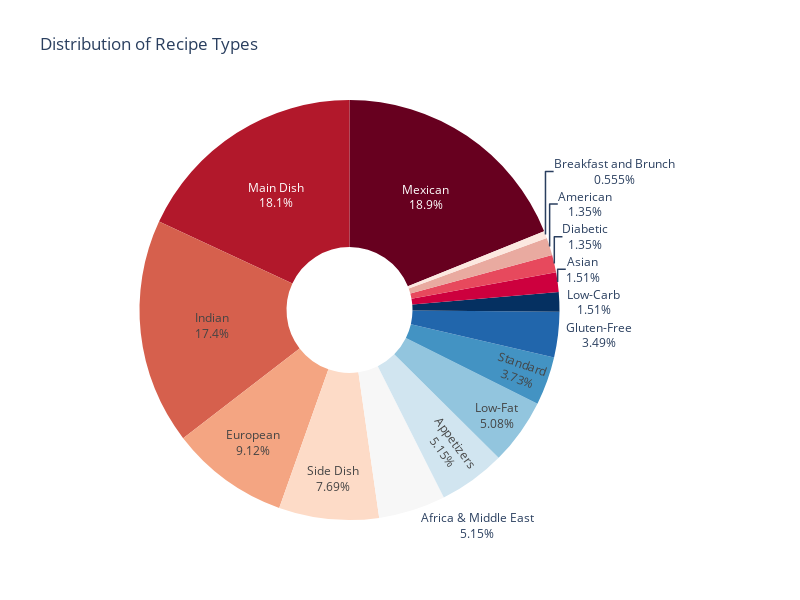

Here is the notebook cell this chart was saved with:
### Code cell
import plotly.express as px
import pandas as pd

type_counts = pd.DataFrame(recommended_recipes['Type'].value_counts())

# Plot an interactive pie chart
fig = px.pie(type_counts, names=type_counts.index, values='count', title='Distribution of Recipe Types',
             color_discrete_sequence=px.colors.sequential.RdBu, hole=0.3)

# Add some additional styling if needed
fig.update_traces(textinfo='percent+label')  
fig.update_layout(showlegend=False, width=800, height=600)

# Show the plot
fig.show()

### Figure 1 — Plotly figure (JSON) as saved in the notebook; plotly's stock layout.template omitted (floating-point values rounded to 4 significant figures)
{"data": [{"domain": {"x": [0, 1], "y": [0, 1]}, "hole": 0.3, "hovertemplate": "Type=%{label}<br>count=%{value}<extra></extra>", "labels": ["Mexican", "Main Dish", "Indian", "European", "Side Dish", "Africa & Middle East", "Appetizers", "Low-Fat", "Standard", "Gluten-Free", "Low-Carb", "Asian", "Diabetic", "American", "Breakfast and Brunch"], "legendgroup": "", "name": "", "showlegend": true, "textinfo": "percent+label", "type": "pie", "values": [238, 228, 219, 115, 97, 65, 65, 64, 47, 44, 19, 19, 17, 17, 7]}], "layout": {"height": 600, "legend": {"tracegroupgap": 0}, "piecolorway": ["rgb(103,0,31)", "rgb(178,24,43)", "rgb(214,96,77)", "rgb(244,165,130)", "rgb(253,219,199)", "rgb(247,247,247)", "rgb(209,229,240)", "rgb(146,197,222)", "rgb(67,147,195)", "rgb(33,102,172)", "rgb(5,48,97)"], "showlegend": false, "title": {"text": "Distribution of Recipe Types"}, "width": 800}}
